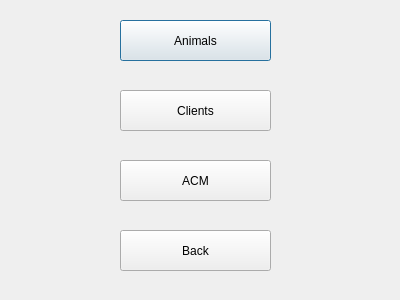
<?xml version="1.0" encoding="UTF-8"?>
<ui version="4.0">
 <class>staffpage</class>
 <widget class="QDialog" name="staffpage">
  <property name="geometry">
   <rect>
    <x>0</x>
    <y>0</y>
    <width>400</width>
    <height>300</height>
   </rect>
  </property>
  <property name="windowTitle">
   <string>Dialog</string>
  </property>
  <widget class="QPushButton" name="animals">
   <property name="geometry">
    <rect>
     <x>120</x>
     <y>20</y>
     <width>151</width>
     <height>41</height>
    </rect>
   </property>
   <property name="text">
    <string>Animals</string>
   </property>
  </widget>
  <widget class="QPushButton" name="client">
   <property name="geometry">
    <rect>
     <x>120</x>
     <y>90</y>
     <width>151</width>
     <height>41</height>
    </rect>
   </property>
   <property name="text">
    <string>Clients</string>
   </property>
  </widget>
  <widget class="QPushButton" name="acm">
   <property name="geometry">
    <rect>
     <x>120</x>
     <y>160</y>
     <width>151</width>
     <height>41</height>
    </rect>
   </property>
   <property name="text">
    <string>ACM</string>
   </property>
  </widget>
  <widget class="QPushButton" name="back">
   <property name="geometry">
    <rect>
     <x>120</x>
     <y>230</y>
     <width>151</width>
     <height>41</height>
    </rect>
   </property>
   <property name="text">
    <string>Back</string>
   </property>
  </widget>
 </widget>
 <resources/>
 <connections/>
</ui>
